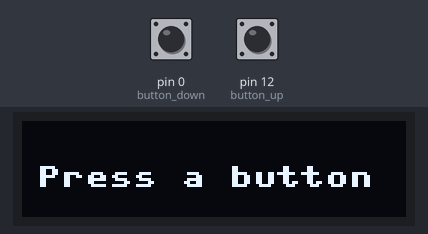
Bench run of a program on a simulated MicroPython board. Shown: 128×32 one-colour display. The test bench sets the inputs (shaded band); at power-on: pin 12 (button_up) HIGH, pin 0 (button_down) HIGH. The board's own WiFi access point starts at once; library files of the repository ran but are not shown: ssd1306.py; what the program prints to the serial console is not drawn.

Above: at 1.2 s.
1.3 s: pin 12 (button_up) pulled LOW for 1 s
At 2.5 s:
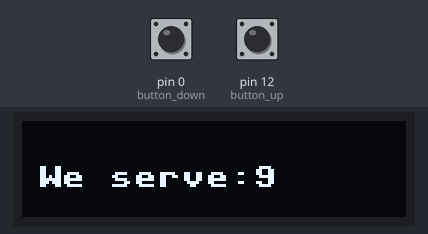
3.8 s: pin 0 (button_down) pulled LOW for 1 s
At 3.97 s:
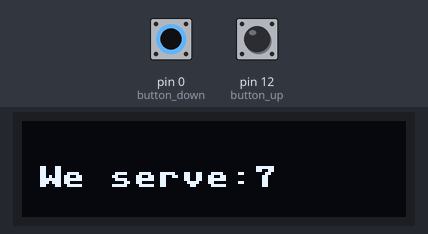
6.3 s: pin 12 (button_up) pulled LOW for 3.2 s
At 10.6 s:
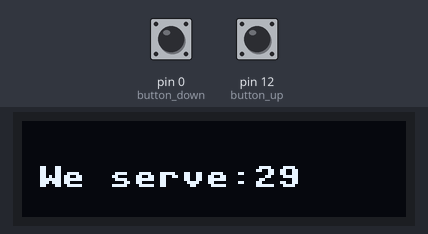
11.0 s: pin 0 (button_down) driven LOW and pin 12 (button_up) driven LOW
At 12.2 s:
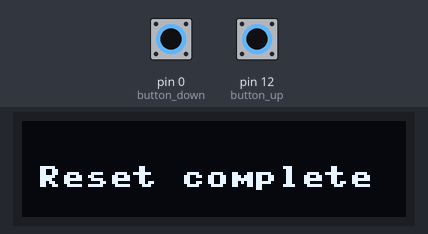
12.5 s: pin 0 (button_down) driven HIGH
At 13.2 s:
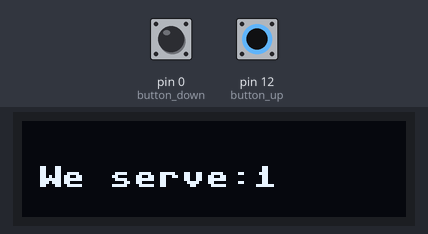

Measured:
- after the input at 1.3 s, the display: first changes at once (image 1 shows a later state)
- after the input at 3.8 s, the display: first changes at once (image 2 shows a later state)
- after the input at 6.3 s, the display: first changes at once (image 3 shows a later state)
- after the input at 11.0 s, the display: first changes at once (image 4 shows a later state)
- after the input at 12.5 s, the display: changes after 0.65 s (image 5)

The program:

queue-manager.py
```python
#a POC of  queue manager with two button to increment and decrement the current value and broadcast it by wifi
import machine
from machine import I2C, Pin
import time
import network


#set to True to enable a display, False to disable it
use_display=True

if use_display:
    #display setup, i have a 128x32 oled on this board, tune the values to your display
    import ssd1306
    rst = Pin(16, Pin.OUT)
    rst.value(1)
    scl = Pin(5, Pin.OUT, Pin.PULL_UP)
    sda = Pin(4, Pin.OUT, Pin.PULL_UP)
    i2c = I2C(scl=scl, sda=sda, freq=450000)
    oled = ssd1306.SSD1306_I2C(128, 32, i2c, addr=0x3c)

#service function to redraw a display with a string
def draw_display(text):
    if use_display:
        oled.fill(0)
        oled.text(str(text),5,15)
        oled.show()
    else:
        print('You are at:', counter)

#service function to generate the network name
def essid_rename(actual_counter):
    essid=essid_base+str(actual_counter)
    ap_if.config(essid=essid, authmode=network.AUTH_WPA_WPA2_PSK, password='some random char 12345678900000**')
    ap_if.active(True)

#setup the button up to pin 12
button_up = machine.Pin(12, machine.Pin.IN, machine.Pin.PULL_UP)

#setup the button down to pin 0
button_down = machine.Pin(0, machine.Pin.IN, machine.Pin.PULL_UP)

#seconds of sleep between consecutive button press, to avoid multiple readings
button_pause=0.1

#counter value
counter=0

#combo button status, to avoid increment and decrement counter after a combo pressure
combo=False

#setup wireles interface
ap_if = network.WLAN(network.AP_IF)

#configure a string for the essid base name
essid_base="It's the turn of:"

#just clean the oled
draw_display("Press a button")
print("Press a button...")

#let's start an infinite loop to keep checking the status of the buttons
while True:
    #reset function, pressing both buttons will reset the counter to 0
    if not button_up.value() and not button_down.value():
        print('Combo Button pressed!', counter)
        counter=0
        combo=True
        draw_display('Reset complete')
        time.sleep(2)
        draw_display('We serve:'+str(counter))
        essid_rename(counter)
    if not button_up.value() and not combo:#up button counter
        counter+=1
        print('Button up pressed!', counter)
        draw_display('We serve:'+str(counter))
        essid_rename(counter)
        time.sleep(button_pause)
    if not button_down.value() and not combo:#down button counter plus negative number check
        if counter>0:
            counter-=1
        else:
            counter=0
        print('Button down pressed!', counter)
        draw_display('We serve:'+str(counter))
        essid_rename(counter)
        time.sleep(button_pause)
    #reset combo button status
    combo=False
```
